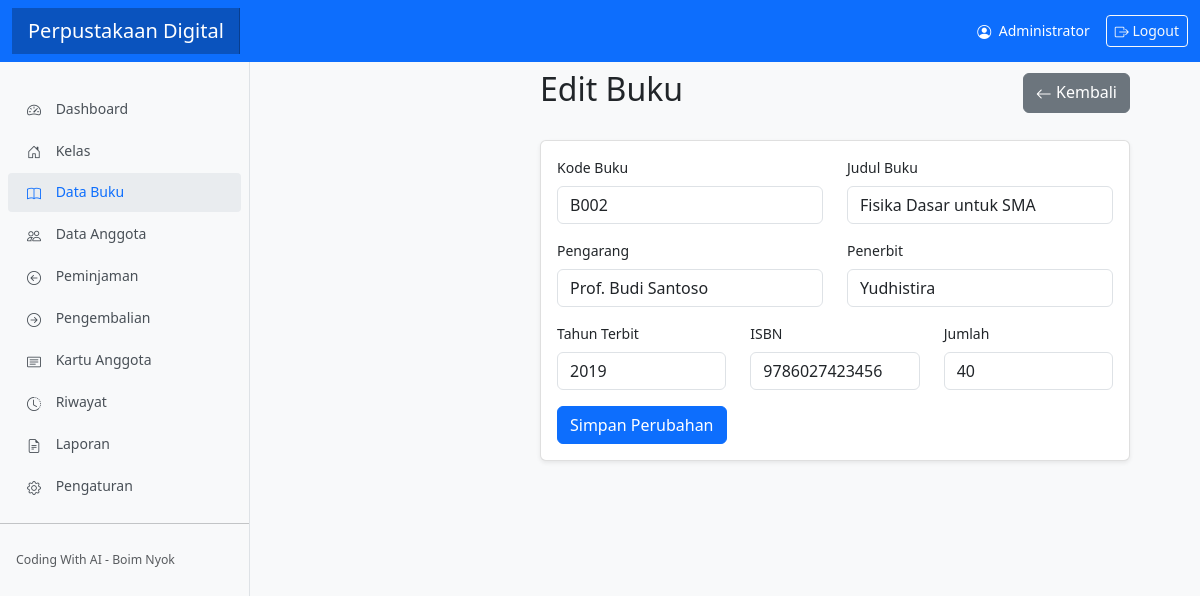
Page /modules/buku/edit.php?id=2 (signed in) on the committed database.
### tables this page shows
CREATE TABLE `buku` (
  `id` int(11) NOT NULL,
  `kode_buku` varchar(20) NOT NULL,
  `judul_buku` varchar(255) NOT NULL,
  `pengarang` varchar(100) NOT NULL,
  `penerbit` varchar(100) NOT NULL,
  `tahun_terbit` year(4) NOT NULL,
  `isbn` varchar(20) DEFAULT NULL,
  `jumlah` int(11) NOT NULL DEFAULT 0,
  `created_at` timestamp NOT NULL DEFAULT current_timestamp()
);

### modules/buku/edit.php (the view, shortened to what this page needs)
<?php
include_once '../../config/database.php';
$id = $_GET['id'];
$sql = "SELECT * FROM buku WHERE id = $id";
$result = $conn->query($sql);
$buku = $result->fetch_assoc();
include_once '../../includes/header.php';
?>
<div class="main-content" style="margin-left: 220px; padding: 50px;">
    <div class="d-flex justify-content-between align-items-center mb-4">
        <h2>Edit Buku</h2>
        <a href="index.php" class="btn btn-secondary"><i class="bi bi-arrow-left"></i> Kembali</a>
    </div>
    <div class="card">
        <div class="card-body">
            <form method="POST" action="">
                <div class="row">
                    <div class="col-md-6 mb-3">
                        <label for="kode_buku" class="form-label">Kode Buku</label>
                        <input type="text" class="form-control" id="kode_buku" name="kode_buku" value="<?php echo $buku['kode_buku']; ?>" required>
                    </div>
                    <div class="col-md-6 mb-3">
                        <label for="judul_buku" class="form-label">Judul Buku</label>
                        <input type="text" class="form-control" id="judul_buku" name="judul_buku" value="<?php echo $buku['judul_buku']; ?>" required>
                    </div>
                </div>
                <div class="row">
                    <div class="col-md-6 mb-3">
                        <label for="pengarang" class="form-label">Pengarang</label>
                        <input type="text" class="form-control" id="pengarang" name="pengarang" value="<?php echo $buku['pengarang']; ?>" required>
                    </div>
                    <div class="col-md-6 mb-3">
                        <label for="penerbit" class="form-label">Penerbit</label>
                        <input type="text" class="form-control" id="penerbit" name="penerbit" value="<?php echo $buku['penerbit']; ?>" required>
                    </div>
                </div>
                <div class="row">
                    <div class="col-md-4 mb-3">
                        <label for="tahun_terbit" class="form-label">Tahun Terbit</label>
                        <input type="number" class="form-control" id="tahun_terbit" name="tahun_terbit" min="1900" max="2099" value="<?php echo $buku['tahun_terbit']; ?>" required>
                    </div>
                    <div class="col-md-4 mb-3">
                        <label for="isbn" class="form-label">ISBN</label>
                        <input type="text" class="form-control" id="isbn" name="isbn" value="<?php echo $buku['isbn']; ?>">
                    </div>
                    <div class="col-md-4 mb-3">
                        <label for="jumlah" class="form-label">Jumlah</label>
                        <input type="number" class="form-control" id="jumlah" name="jumlah" min="0" value="<?php echo $buku['jumlah']; ?>" required>
                    </div>
                </div>
                <button type="submit" class="btn btn-primary">Simpan Perubahan</button>
            </form>
        </div>
    </div>
</div>
<?php
include_once '../../includes/footer.php';
?>

### assets/css/style.css (style rules this page uses)
body { font-size: .875rem; background-color: #f8f9fa; }
.card { box-shadow: 0 0.125rem 0.25rem rgba(0, 0, 0, 0.075); border: 1px solid rgba(0, 0, 0, 0.125); margin-bottom: 1.5rem; }
.bi { display: inline-block; vertical-align: -.125em; }

### rows in the picture
buku: kode_buku "B002", judul_buku "Fisika Dasar untuk SMA", pengarang "Prof. Budi Santoso", penerbit "Yudhistira", tahun_terbit "2019", isbn "9786027423456", jumlah "40"

### other values in the picture
$_SESSION['admin_nama'] "Administrator"
